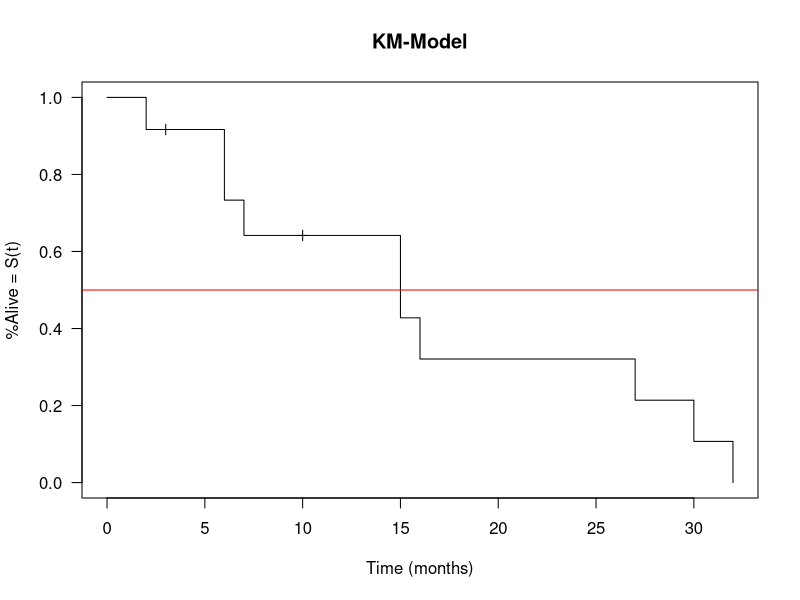
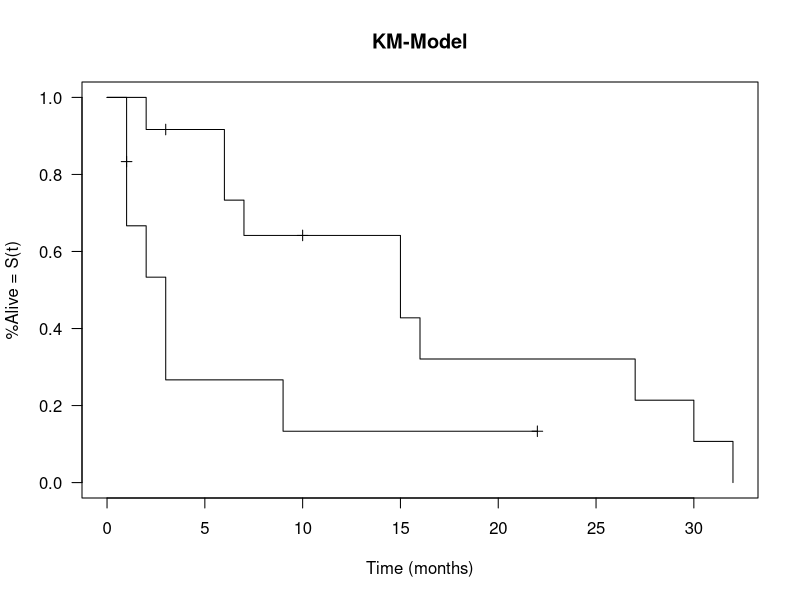
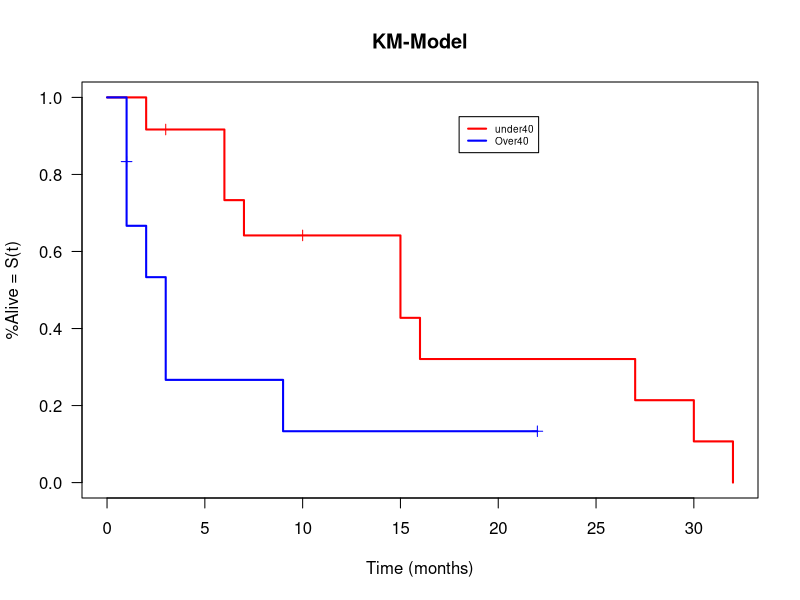

These charts were generated, in order, by the following R code:
# Example from https://www.youtube.com/watch?v=6_AF9mMuk9E&list=PLqzoL9-eJTNDdnKvep_YHIwk2AMqHhuJ0&index=5




# Read in AIDSsurv.txt dataset
#AIDSsurv <- read.table(file="~/Documents/StatisticsClasses/KMexample.txt")
#names(AIDSsurv)
#attach(AIDSsurv)
# this data just looks at survival of a group... no x variables at all

## If I had the text file in the video, this would print out [1] "Time" "Death"
## Since I don't have the text file, the following three lines of code are used to create the dataset
Time<- c(2,3,6,6,7,10,15,15,16,27,30,32)
Death<-c(1,0,1,1,1,0,1,1,1,1,1,1)
AIDSsurv<-data.frame(cbind(Time, Death))

# NOTE: Death=1 means event occurred, Death=0 means no event (they're censored)
# When fitting a model, make sure you KNOW what 0 and 1 code for



# to fit survival models, we will need to use survival library
#this is built into R so no need to install, just load
library(survival)
km.model <- survfit(Surv(AIDSsurv$Time,AIDSsurv$Death) ~ 1 ,
                    type = "kaplan-meier")
# The ~1 is there since we have NO x-variables
# Kaplan-meier is default so we wouldn't have to specify that

#ask for some summaries of the model
km.model
# this gives the MEDIAN survival and a CI for it

#ask for a model summary
summary(km.model)
# this shows the table we produced by hand (in OneNote)
# there are no y-intercept values for this model as it's just a non-parametric step function

#we can look at a plot of this model
#set the conf.int=T if you want CI returned
#set mark.time=TRUE if you want censor marks
plot(km.model, conf.int=F, xlab="Time (months)", ylab="%Alive = S(t)", main="KM-Model", las=1, mark.time=TRUE)
#When plotting with CI, can see why CI was (7,inf
abline(h=0.5,col="red")


#####  NOW, we'll work with data that separates individuals based on whether they're over 40 years old
# remove old dataset
rm(AIDSsurv)

# create new dataset
Time<-c(2,3,6,6,7,10,15,15,16,27,30,32,1,1,1,1,2,3,3,9,22)
Death<-c(1,0,1,1,1,0,1,1,1,1,1,1,1,0,1,1,1,1,1,1,0)
Over40<-c(0,0,0,0,0,0,0,0,0,0,0,0,1,1,1,1,1,1,1,1,1)
daataa<-data.frame(cbind(Time,Death,Over40))

#create model
km.model2<-survfit(Surv(daataa$Time, daataa$Death) ~ Over40,
                   type="kaplan-meier")

# plot and look at summaries
plot(km.model2, conf.int=F, xlab="Time (months)", ylab="%Alive = S(t)", main="KM-Model", las=1, mark.time=TRUE)
summary(km.model2)
km.model2

#now let's add colors and a legend
#lwd is line width. 2 means 2x the width
#las=1 rotates the values on the y axis (just rotates labels so they're easier to read)
plot(km.model2, conf.int=F, xlab="Time (months)", ylab="%Alive = S(t)", main="KM-Model", col=c("red", "blue"), las=1, lwd=2, mark.time=TRUE)
# Place upper left corner at x= 18, y = 0.95
# lty is line type
# lwd is line width
# bty is box type.  Setting to N creates no box.  Leaving blank creates box
# cex sets font to percent of default, in this case 60%
legend(18,0.95, legend=c("under40","Over40"), lty=1, lwd=2, col=c("red","blue"), bty="", cex=0.6)


# do LOG-RANK-TEST to see if significant difference between groups
#     Ho: survival in two groups is same
#     Ha: surv not same between two groups
survdiff( Surv(daataa$Time,daataa$Death)~Over40 )
# refect Ho... the survival for the over40 and under 40 groups differ!


#also known as mantel-haenszel or cochran-mantel-haenszel method
# different option is wilcoxon test